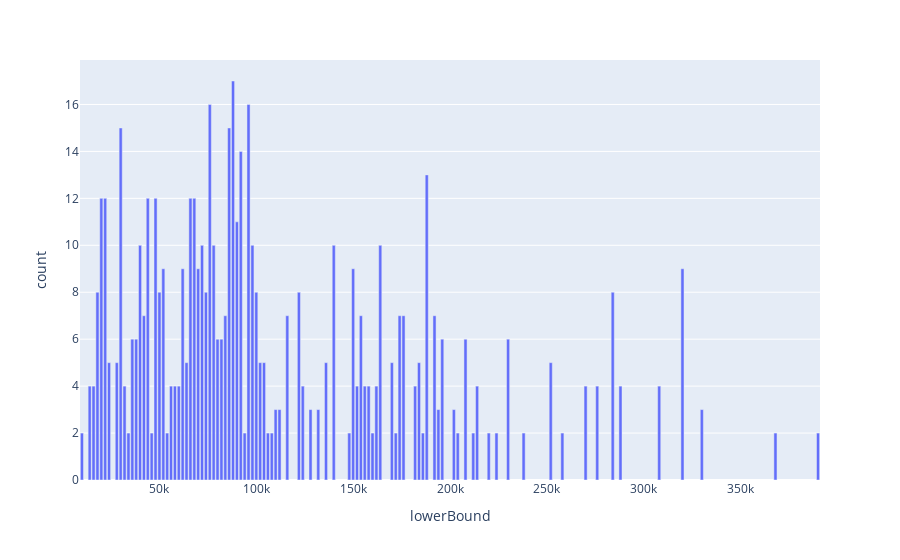

Notebook cell for this chart:
### Code cell
int_metrics = metrics_from_test_case('integer')
int_metrics.plot_numeric_histogram()

### Figure 1 — Plotly figure (JSON) as saved in the notebook; plotly's stock layout.template omitted (floating-point values rounded to 4 significant figures)
{"data": [{"alignmentgroup": "True", "hovertemplate": "lowerBound=%{x}<br>count=%{y}<extra></extra>", "legendgroup": "", "marker": {"color": "#636efa"}, "name": "", "offsetgroup": "", "orientation": "v", "showlegend": false, "textposition": "auto", "type": "bar", "x": [10000, 14000, 16000, 18000, 20000, 22000, 24000, 28000, 30000, 32000, 34000, 36000, 38000, 40000, 42000, 44000, 46000, 48000, 50000, 52000, 54000, 56000, 58000, 60000, 62000, 64000, 66000, 68000, 70000, 72000, 74000, 76000, 78000, 80000, 82000, 84000, 86000, 88000, 90000, 92000, 94000, 96000, 98000, 100000, 102000, 104000, 106000, 108000, 110000, 112000, 116000, 122000, 124000, 128000, 132000, 136000, 140000, 148000, 150000, 152000, 154000, 156000, 158000, 160000, 162000, 164000, 170000, 172000, 174000, 176000, 182000, 184000, 186000, 188000, 192000, 194000, 196000, 202000, 204000, 208000, 212000, 214000, 220000, 224000, 230000, 238000, 252000, 258000, 270000, 276000, 284000, 288000, 308000, 320000, 330000, 368000, 390000], "xaxis": "x", "y": [2, 4, 4, 8, 12, 12, 5, 5, 15, 4, 2, 6, 6, 10, 7, 12, 2, 12, 8, 9, 2, 4, 4, 4, 9, 5, 12, 12, 9, 10, 8, 16, 10, 6, 6, 7, 15, 17, 11, 14, 2, 16, 10, 8, 5, 5, 2, 2, 3, 3, 7, 8, 4, 3, 3, 5, 10, 2, 9, 4, 7, 4, 4, 2, 4, 10, 5, 2, 7, 7, 4, 5, 2, 13, 7, 3, 6, 3, 2, 6, 2, 4, 2, 2, 6, 2, 5, 2, 4, 4, 8, 4, 4, 9, 3, 2, 2], "yaxis": "y"}], "layout": {"barmode": "relative", "legend": {"tracegroupgap": 0}, "margin": {"t": 60}, "xaxis": {"anchor": "y", "domain": [0, 1], "title": {"text": "lowerBound"}}, "yaxis": {"anchor": "x", "domain": [0, 1], "title": {"text": "count"}}}}
